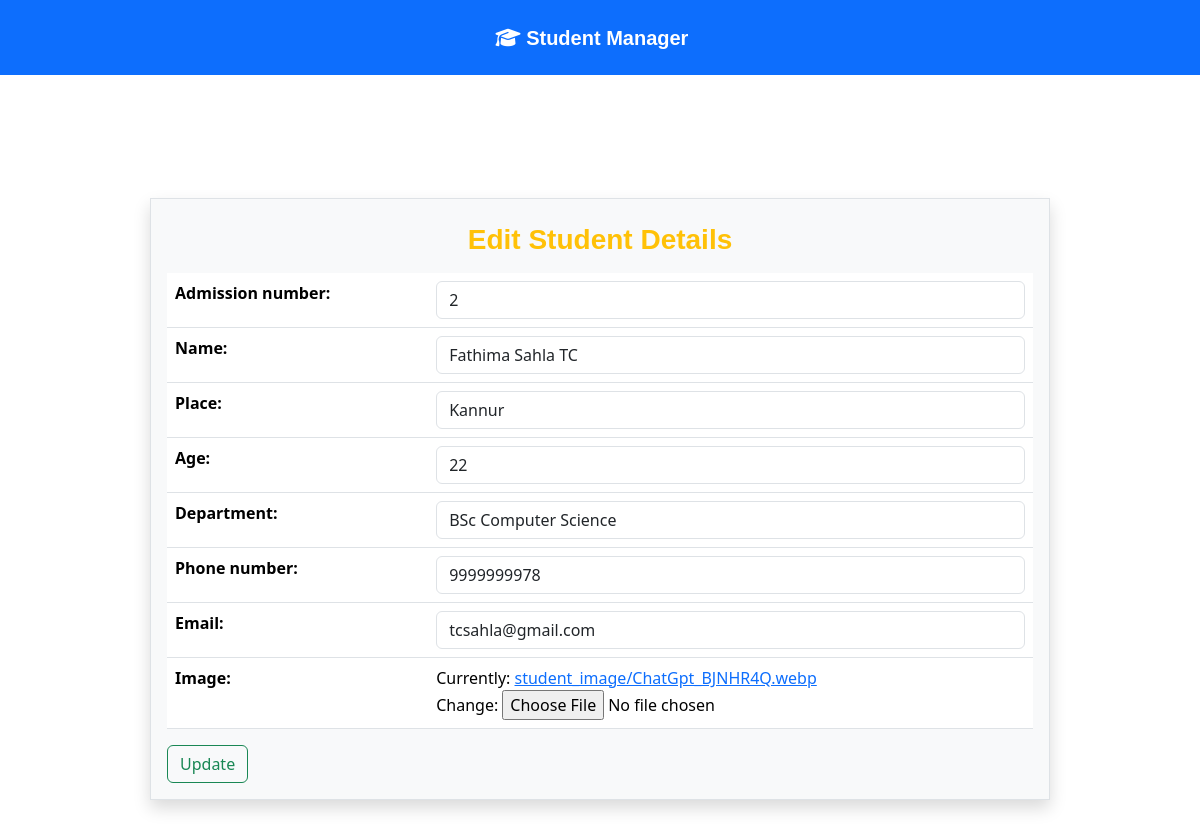
Screenshot of /student/edit/7 with the database file from the repository.
### student/models.py (models this page shows)
class Student(models.Model):
    admission_number=models.IntegerField(unique=True)
    name=models.CharField(max_length=100)
    place=models.CharField(max_length=50)
    age=models.IntegerField()
    department=models.CharField(max_length=50)
    phone_number=models.CharField(max_length=10)
    email=models.EmailField()
    image=models.ImageField(upload_to='student_image')

### student/views.py (the view, shortened to what this page needs)
# urls.py: path('edit/<int:id>',EditTaskView.as_view(),name='edit'),
class EditTaskView(View):
    def get(self, request, **kw):
        sid = kw.get('id')
        stu = Student.objects.get(id=sid)
        form = StudentModelForm(initial={
            'admission_number': stu.admission_number,
            'name': stu.name,
            'place': stu.place,
            'age': stu.age,
            'department': stu.department,
            'phone_number': stu.phone_number,
            'email': stu.email,
            'image': stu.image
        })
        return render(request, 'edit.html', {'form': form})

### student/forms.py
class StudentModelForm(forms.ModelForm):
    class Meta:
        model=Student
        fields='__all__'
        widgets={
            'admission_number':forms.TextInput(attrs={'class':'form-control','placeholder':'Enter Admission Number'}),
            'name':forms.TextInput(attrs={'class':'form-control','placeholder':'Enter Name'}),
            'place':forms.TextInput(attrs={'class':'form-control','placeholder':'Enter Place'}),
            'age':forms.TextInput(attrs={'class':'form-control','placeholder':'Enter Age'}),
            'department':forms.TextInput(attrs={'class':'form-control','placeholder':'Enter Department'}),
            'phone_number':forms.TextInput(attrs={'class':'form-control','placeholder':'Enter phone Number'}),
            'email':forms.TextInput(attrs={'class':'form-control','placeholder':'Enter Email'}),
            }

### student/templates/edit.html (shortened to what this page needs)
{% extends 'navheader.html' %}
{% block header %}
        <div class="d-flex justify-content-center align-items-center" style="height: 100vh;">
            <div class="w-75 border shadow bg-light p-3 mt-5">
                <h3 class="text-center p-2 text-warning" style="font-family:Verdana, Geneva, Tahoma, sans-serif; font-weight: bold;">Edit Student Details</h3>
                <form action="" method="post" enctype="multipart/form-data">
                    <table class="table">
                        {{form.as_table}}
                    </table>
                    <button class="btn btn-outline-success">Update</button>
                </form>
            </div>
        </div>
{% endblock header %}

### rows the page displays
Student: admission_number "2", name "Fathima Sahla TC", place "Kannur", age "22", department "BSc Computer Science", phone_number "9999999978", email "tcsahla@gmail.com"
